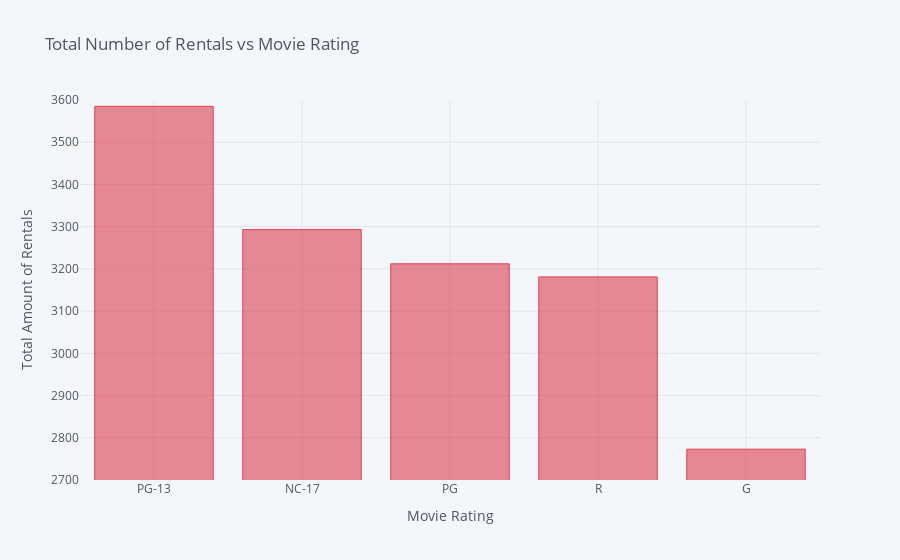

Source (notebook cell):
### Code cell
by_rating.iplot(kind='bar',title='Total Number of Rentals vs Movie Rating',xTitle='Movie Rating',yTitle='Total Amount of Rentals',yaxis_range=[2700,3600],color='red')

### Figure 1 — Plotly figure (JSON) as saved in the notebook; plotly's stock layout.template omitted (floating-point values rounded to 4 significant figures)
{"data": [{"marker": {"color": "rgba(219, 64, 82, 0.6)", "line": {"color": "rgba(219, 64, 82, 1.0)", "width": 1}}, "name": "Rental Date", "orientation": "v", "text": "", "type": "bar", "x": ["PG-13", "NC-17", "PG", "R", "G"], "y": [3585, 3293, 3212, 3181, 2773]}], "layout": {"legend": {"bgcolor": "#F5F6F9", "font": {"color": "#4D5663"}}, "paper_bgcolor": "#F5F6F9", "plot_bgcolor": "#F5F6F9", "title": {"font": {"color": "#4D5663"}, "text": "Total Number of Rentals vs Movie Rating"}, "xaxis": {"gridcolor": "#E1E5ED", "showgrid": true, "tickfont": {"color": "#4D5663"}, "title": {"font": {"color": "#4D5663"}, "text": "Movie Rating"}, "zerolinecolor": "#E1E5ED"}, "yaxis": {"gridcolor": "#E1E5ED", "range": [2700, 3600], "showgrid": true, "tickfont": {"color": "#4D5663"}, "title": {"font": {"color": "#4D5663"}, "text": "Total Amount of Rentals"}, "zerolinecolor": "#E1E5ED"}}}
